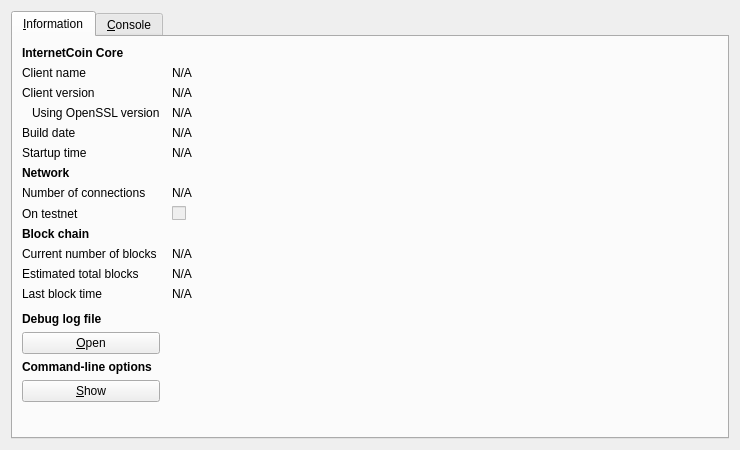
<?xml version="1.0" encoding="UTF-8"?>
<ui version="4.0">
 <class>RPCConsole</class>
 <widget class="QDialog" name="RPCConsole">
  <property name="geometry">
   <rect>
    <x>0</x>
    <y>0</y>
    <width>740</width>
    <height>450</height>
   </rect>
  </property>
  <property name="windowTitle">
   <string>InternetCoin - Debug window</string>
  </property>
  <layout class="QVBoxLayout" name="verticalLayout_2">
   <item>
    <widget class="QTabWidget" name="tabWidget">
     <property name="currentIndex">
      <number>0</number>
     </property>
     <widget class="QWidget" name="tab_info">
      <attribute name="title">
       <string>&amp;Information</string>
      </attribute>
      <layout class="QGridLayout" name="gridLayout" columnstretch="0,1">
       <property name="horizontalSpacing">
        <number>12</number>
       </property>
       <item row="0" column="0">
        <widget class="QLabel" name="label_9">
         <property name="font">
          <font>
           <weight>75</weight>
           <bold>true</bold>
          </font>
         </property>
         <property name="text">
          <string>InternetCoin Core</string>
         </property>
        </widget>
       </item>
       <item row="1" column="0">
        <widget class="QLabel" name="label_5">
         <property name="text">
          <string>Client name</string>
         </property>
        </widget>
       </item>
       <item row="1" column="1">
        <widget class="QLabel" name="clientName">
         <property name="cursor">
          <cursorShape>IBeamCursor</cursorShape>
         </property>
         <property name="text">
          <string>N/A</string>
         </property>
         <property name="textFormat">
          <enum>Qt::PlainText</enum>
         </property>
         <property name="textInteractionFlags">
          <set>Qt::LinksAccessibleByMouse|Qt::TextSelectableByKeyboard|Qt::TextSelectableByMouse</set>
         </property>
        </widget>
       </item>
       <item row="2" column="0">
        <widget class="QLabel" name="label_6">
         <property name="text">
          <string>Client version</string>
         </property>
        </widget>
       </item>
       <item row="2" column="1">
        <widget class="QLabel" name="clientVersion">
         <property name="cursor">
          <cursorShape>IBeamCursor</cursorShape>
         </property>
         <property name="text">
          <string>N/A</string>
         </property>
         <property name="textFormat">
          <enum>Qt::PlainText</enum>
         </property>
         <property name="textInteractionFlags">
          <set>Qt::LinksAccessibleByMouse|Qt::TextSelectableByKeyboard|Qt::TextSelectableByMouse</set>
         </property>
        </widget>
       </item>
       <item row="3" column="0">
        <widget class="QLabel" name="label_14">
         <property name="text">
          <string>Using OpenSSL version</string>
         </property>
         <property name="indent">
          <number>10</number>
         </property>
        </widget>
       </item>
       <item row="3" column="1">
        <widget class="QLabel" name="openSSLVersion">
         <property name="cursor">
          <cursorShape>IBeamCursor</cursorShape>
         </property>
         <property name="text">
          <string>N/A</string>
         </property>
         <property name="textFormat">
          <enum>Qt::PlainText</enum>
         </property>
         <property name="textInteractionFlags">
          <set>Qt::LinksAccessibleByMouse|Qt::TextSelectableByKeyboard|Qt::TextSelectableByMouse</set>
         </property>
        </widget>
       </item>
       <item row="4" column="0">
        <widget class="QLabel" name="label_12">
         <property name="text">
          <string>Build date</string>
         </property>
        </widget>
       </item>
       <item row="4" column="1">
        <widget class="QLabel" name="buildDate">
         <property name="cursor">
          <cursorShape>IBeamCursor</cursorShape>
         </property>
         <property name="text">
          <string>N/A</string>
         </property>
         <property name="textFormat">
          <enum>Qt::PlainText</enum>
         </property>
         <property name="textInteractionFlags">
          <set>Qt::LinksAccessibleByMouse|Qt::TextSelectableByKeyboard|Qt::TextSelectableByMouse</set>
         </property>
        </widget>
       </item>
       <item row="5" column="0">
        <widget class="QLabel" name="label_13">
         <property name="text">
          <string>Startup time</string>
         </property>
        </widget>
       </item>
       <item row="5" column="1">
        <widget class="QLabel" name="startupTime">
         <property name="cursor">
          <cursorShape>IBeamCursor</cursorShape>
         </property>
         <property name="text">
          <string>N/A</string>
         </property>
         <property name="textFormat">
          <enum>Qt::PlainText</enum>
         </property>
         <property name="textInteractionFlags">
          <set>Qt::LinksAccessibleByMouse|Qt::TextSelectableByKeyboard|Qt::TextSelectableByMouse</set>
         </property>
        </widget>
       </item>
       <item row="6" column="0">
        <widget class="QLabel" name="label_11">
         <property name="font">
          <font>
           <weight>75</weight>
           <bold>true</bold>
          </font>
         </property>
         <property name="text">
          <string>Network</string>
         </property>
        </widget>
       </item>
       <item row="7" column="0">
        <widget class="QLabel" name="label_7">
         <property name="text">
          <string>Number of connections</string>
         </property>
        </widget>
       </item>
       <item row="7" column="1">
        <widget class="QLabel" name="numberOfConnections">
         <property name="cursor">
          <cursorShape>IBeamCursor</cursorShape>
         </property>
         <property name="text">
          <string>N/A</string>
         </property>
         <property name="textFormat">
          <enum>Qt::PlainText</enum>
         </property>
         <property name="textInteractionFlags">
          <set>Qt::LinksAccessibleByMouse|Qt::TextSelectableByKeyboard|Qt::TextSelectableByMouse</set>
         </property>
        </widget>
       </item>
       <item row="8" column="0">
        <widget class="QLabel" name="label_8">
         <property name="text">
          <string>On testnet</string>
         </property>
        </widget>
       </item>
       <item row="8" column="1">
        <widget class="QCheckBox" name="isTestNet">
         <property name="enabled">
          <bool>false</bool>
         </property>
         <property name="text">
          <string/>
         </property>
        </widget>
       </item>
       <item row="9" column="0">
        <widget class="QLabel" name="label_10">
         <property name="font">
          <font>
           <weight>75</weight>
           <bold>true</bold>
          </font>
         </property>
         <property name="text">
          <string>Block chain</string>
         </property>
        </widget>
       </item>
       <item row="10" column="0">
        <widget class="QLabel" name="label_3">
         <property name="text">
          <string>Current number of blocks</string>
         </property>
        </widget>
       </item>
       <item row="10" column="1">
        <widget class="QLabel" name="numberOfBlocks">
         <property name="cursor">
          <cursorShape>IBeamCursor</cursorShape>
         </property>
         <property name="text">
          <string>N/A</string>
         </property>
         <property name="textFormat">
          <enum>Qt::PlainText</enum>
         </property>
         <property name="textInteractionFlags">
          <set>Qt::LinksAccessibleByMouse|Qt::TextSelectableByKeyboard|Qt::TextSelectableByMouse</set>
         </property>
        </widget>
       </item>
       <item row="11" column="0">
        <widget class="QLabel" name="label_4">
         <property name="text">
          <string>Estimated total blocks</string>
         </property>
        </widget>
       </item>
       <item row="11" column="1">
        <widget class="QLabel" name="totalBlocks">
         <property name="cursor">
          <cursorShape>IBeamCursor</cursorShape>
         </property>
         <property name="text">
          <string>N/A</string>
         </property>
         <property name="textFormat">
          <enum>Qt::PlainText</enum>
         </property>
         <property name="textInteractionFlags">
          <set>Qt::LinksAccessibleByMouse|Qt::TextSelectableByKeyboard|Qt::TextSelectableByMouse</set>
         </property>
        </widget>
       </item>
       <item row="12" column="0">
        <widget class="QLabel" name="label_2">
         <property name="text">
          <string>Last block time</string>
         </property>
        </widget>
       </item>
       <item row="12" column="1">
        <widget class="QLabel" name="lastBlockTime">
         <property name="cursor">
          <cursorShape>IBeamCursor</cursorShape>
         </property>
         <property name="text">
          <string>N/A</string>
         </property>
         <property name="textFormat">
          <enum>Qt::PlainText</enum>
         </property>
         <property name="textInteractionFlags">
          <set>Qt::LinksAccessibleByMouse|Qt::TextSelectableByKeyboard|Qt::TextSelectableByMouse</set>
         </property>
        </widget>
       </item>
       <item row="13" column="0">
        <spacer name="verticalSpacer_2">
         <property name="orientation">
          <enum>Qt::Vertical</enum>
         </property>
         <property name="sizeHint" stdset="0">
          <size>
           <width>20</width>
           <height>20</height>
          </size>
         </property>
        </spacer>
       </item>
       <item row="14" column="0">
        <widget class="QLabel" name="labelDebugLogfile">
         <property name="font">
          <font>
           <weight>75</weight>
           <bold>true</bold>
          </font>
         </property>
         <property name="text">
          <string>Debug log file</string>
         </property>
        </widget>
       </item>
       <item row="15" column="0">
        <widget class="QPushButton" name="openDebugLogfileButton">
         <property name="toolTip">
          <string>Open the InternetCoin debug log file from the current data directory. This can take a few seconds for large log files.</string>
         </property>
         <property name="text">
          <string>&amp;Open</string>
         </property>
         <property name="autoDefault">
          <bool>false</bool>
         </property>
        </widget>
       </item>
       <item row="16" column="0">
        <widget class="QLabel" name="labelCLOptions">
         <property name="font">
          <font>
           <weight>75</weight>
           <bold>true</bold>
          </font>
         </property>
         <property name="text">
          <string>Command-line options</string>
         </property>
        </widget>
       </item>
       <item row="17" column="0">
        <widget class="QPushButton" name="showCLOptionsButton">
         <property name="toolTip">
          <string>Show the InternetCoin-Qt help message to get a list with possible InternetCoin command-line options.</string>
         </property>
         <property name="text">
          <string>&amp;Show</string>
         </property>
         <property name="autoDefault">
          <bool>false</bool>
         </property>
        </widget>
       </item>
       <item row="18" column="0">
        <spacer name="verticalSpacer">
         <property name="orientation">
          <enum>Qt::Vertical</enum>
         </property>
         <property name="sizeHint" stdset="0">
          <size>
           <width>20</width>
           <height>40</height>
          </size>
         </property>
        </spacer>
       </item>
      </layout>
     </widget>
     <widget class="QWidget" name="tab_console">
      <attribute name="title">
       <string>&amp;Console</string>
      </attribute>
      <layout class="QVBoxLayout" name="verticalLayout_3">
       <property name="spacing">
        <number>3</number>
       </property>
       <item>
        <widget class="QTextEdit" name="messagesWidget">
         <property name="minimumSize">
          <size>
           <width>0</width>
           <height>100</height>
          </size>
         </property>
         <property name="readOnly">
          <bool>true</bool>
         </property>
         <property name="tabKeyNavigation" stdset="0">
          <bool>false</bool>
         </property>
         <property name="columnCount" stdset="0">
          <number>2</number>
         </property>
        </widget>
       </item>
       <item>
        <layout class="QHBoxLayout" name="horizontalLayout">
         <property name="spacing">
          <number>3</number>
         </property>
         <item>
          <widget class="QLabel" name="label">
           <property name="text">
            <string notr="true">&gt;</string>
           </property>
          </widget>
         </item>
         <item>
          <widget class="QLineEdit" name="lineEdit"/>
         </item>
         <item>
          <widget class="QPushButton" name="clearButton">
           <property name="maximumSize">
            <size>
             <width>24</width>
             <height>24</height>
            </size>
           </property>
           <property name="toolTip">
            <string>Clear console</string>
           </property>
           <property name="text">
            <string/>
           </property>
           <property name="icon">
            <iconset resource="../bitcoin.qrc">
             <normaloff>:/icons/remove</normaloff>:/icons/remove</iconset>
           </property>
           <property name="shortcut">
            <string notr="true">Ctrl+L</string>
           </property>
           <property name="autoDefault">
            <bool>false</bool>
           </property>
          </widget>
         </item>
        </layout>
       </item>
      </layout>
     </widget>
    </widget>
   </item>
  </layout>
 </widget>
 <resources>
  <include location="../bitcoin.qrc"/>
 </resources>
 <connections/>
</ui>
